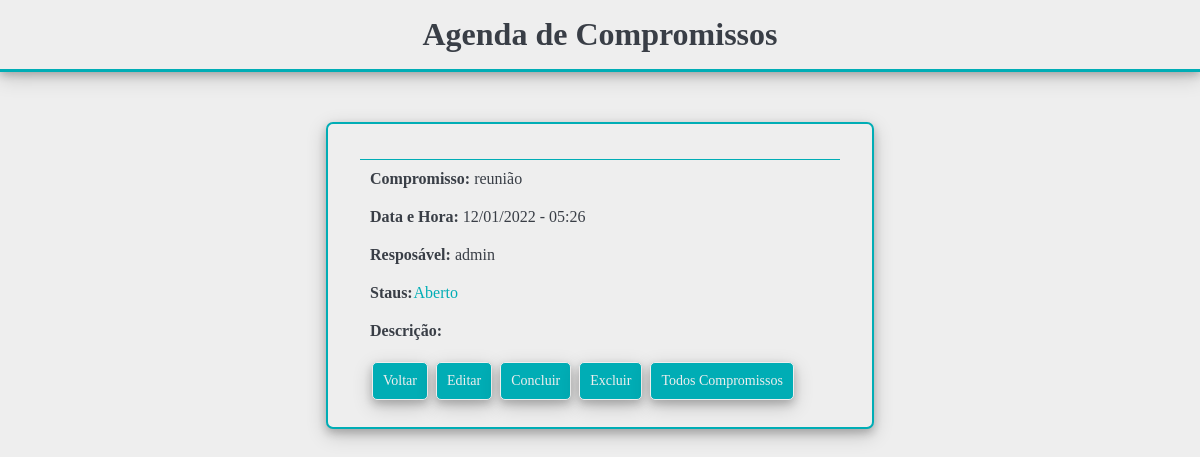
Before: /meuscompromissos/detalhes/?id=3 (signed in) with the older database file.
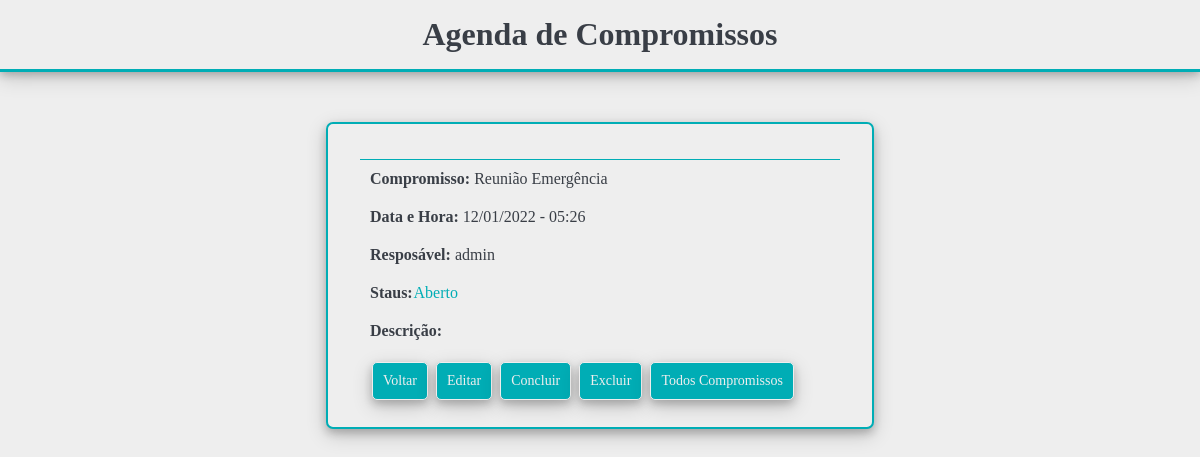
After: the same page with the newer database file.
### agendacore/models.py (models this page shows, shortened)
class Compromisso(models.Model):
    titulo = models.CharField(max_length=50)
    descricao = models.TextField(blank=True, null=True)
    data_compromisso = models.DateTimeField(verbose_name='Data do Compromisso')
    data_criacao = models.DateTimeField(auto_now=True)
    usuario = models.ForeignKey(User, on_delete=models.CASCADE)
    situacao = models.CharField(max_length=10, default='Aberto')
    concluido = models.BooleanField(default=False)
    def get_data_compromisso(self):
        return self.data_compromisso.strftime('%d/%m/%Y - %H:%M')

### meuscompromissos/views.py (the view)
# urls.py: path('detalhes/', views.detalhesCompromisso),
@login_required(login_url='login/')
def detalhesCompromisso(request):
    id_compromisso = request.GET.get('id')
    compromisso = Compromisso.objects.get(id=id_compromisso)
    response = {'compromisso': compromisso}
    return render(request,'detalhes.html',response)

### templates/detalhes.html (shortened to what this page needs)
{% include 'header.html' %}
</div>
<div class="menu">
</div>
<div class="container">
    <div class="row">
      <div class="atividade-detalhes">
        <div class="titulo-detalhes"><b>Compromisso: </b>{{compromisso.titulo}}
        </div>
        <div id="data" class="data-detalhes"><b>Data e Hora: </b> {{compromisso.get_data_compromisso}}
        </div>
        <div class="responsavel-detalhes"><b>Resposável: </b>{{compromisso.usuario}}
        </div>
        <div class="situacao-detalhes">
          <div class="situacao-detalhes-titulo">
          <b>Staus: </b>
          </div>
          <div id="situacao" class="situacao"> {{ compromisso.situacao }} </div>
        </div>
        <div class="descricao-detalhes"><b>Descrição: </b>
        </div>
        <div class="acoes-detalhes">
          <a href="../" class="botao">Voltar</a>
          <a href="../novocompromisso/?id={{ compromisso.id }}" class="botao">Editar</a>
          <a href="../concluir/{{ compromisso.id }}" class="botao">Concluir</a>
          <a href="../deletar/{{ compromisso.id }}/" class="botao">Excluir</a>
          <a href="../../" class="botao">Todos Compromissos</a>
        </div>
      </div>
    </div>
</div>
{% include 'footer.html' %}

Changed rows visible on the page:
changed Compromisso "Aberto": titulo "reunião" → "Reunião Emergência"
